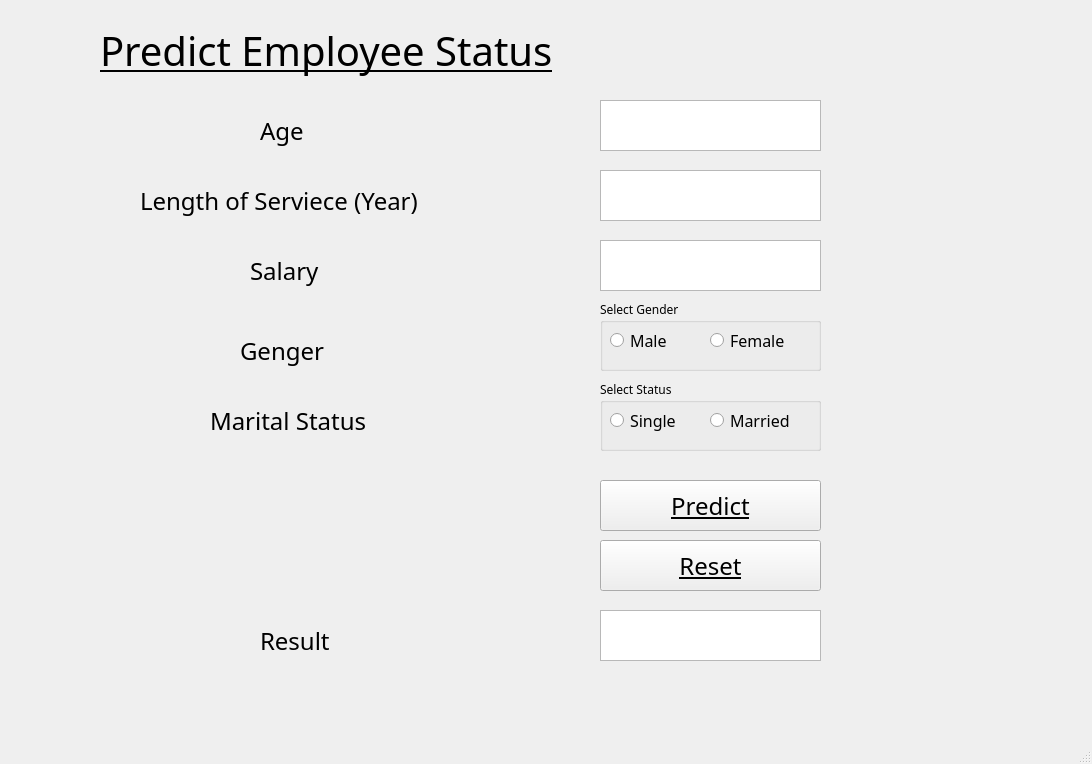
<?xml version="1.0" encoding="UTF-8"?>
<ui version="4.0">
 <class>MainWindow</class>
 <widget class="QMainWindow" name="MainWindow">
  <property name="geometry">
   <rect>
    <x>0</x>
    <y>0</y>
    <width>1092</width>
    <height>764</height>
   </rect>
  </property>
  <property name="font">
   <font>
    <family>MS Shell Dlg 2</family>
   </font>
  </property>
  <property name="windowTitle">
   <string>MainWindow</string>
  </property>
  <property name="toolButtonStyle">
   <enum>Qt::ToolButtonIconOnly</enum>
  </property>
  <widget class="QWidget" name="centralwidget">
   <widget class="QLabel" name="lbAge">
    <property name="geometry">
     <rect>
      <x>260</x>
      <y>100</y>
      <width>91</width>
      <height>61</height>
     </rect>
    </property>
    <property name="font">
     <font>
      <family>Impact</family>
      <pointsize>18</pointsize>
      <weight>50</weight>
      <italic>false</italic>
      <bold>false</bold>
     </font>
    </property>
    <property name="text">
     <string>Age</string>
    </property>
   </widget>
   <widget class="QTextEdit" name="tbAge">
    <property name="geometry">
     <rect>
      <x>600</x>
      <y>100</y>
      <width>221</width>
      <height>51</height>
     </rect>
    </property>
    <property name="font">
     <font>
      <family>Impact</family>
      <pointsize>20</pointsize>
     </font>
    </property>
   </widget>
   <widget class="QLabel" name="lbLength">
    <property name="geometry">
     <rect>
      <x>140</x>
      <y>170</y>
      <width>411</width>
      <height>61</height>
     </rect>
    </property>
    <property name="font">
     <font>
      <family>Impact</family>
      <pointsize>18</pointsize>
      <weight>50</weight>
      <italic>false</italic>
      <bold>false</bold>
     </font>
    </property>
    <property name="text">
     <string>Length of Serviece (Year)</string>
    </property>
   </widget>
   <widget class="QTextEdit" name="tbLength">
    <property name="geometry">
     <rect>
      <x>600</x>
      <y>170</y>
      <width>221</width>
      <height>51</height>
     </rect>
    </property>
    <property name="font">
     <font>
      <family>Impact</family>
      <pointsize>20</pointsize>
     </font>
    </property>
   </widget>
   <widget class="QLabel" name="lbSalary">
    <property name="geometry">
     <rect>
      <x>250</x>
      <y>240</y>
      <width>121</width>
      <height>61</height>
     </rect>
    </property>
    <property name="font">
     <font>
      <family>Impact</family>
      <pointsize>18</pointsize>
      <weight>50</weight>
      <italic>false</italic>
      <bold>false</bold>
     </font>
    </property>
    <property name="text">
     <string>Salary</string>
    </property>
   </widget>
   <widget class="QTextEdit" name="tbSalary">
    <property name="geometry">
     <rect>
      <x>600</x>
      <y>240</y>
      <width>221</width>
      <height>51</height>
     </rect>
    </property>
    <property name="font">
     <font>
      <family>Impact</family>
      <pointsize>20</pointsize>
     </font>
    </property>
   </widget>
   <widget class="QLabel" name="lbGender">
    <property name="geometry">
     <rect>
      <x>240</x>
      <y>320</y>
      <width>141</width>
      <height>61</height>
     </rect>
    </property>
    <property name="font">
     <font>
      <family>Impact</family>
      <pointsize>18</pointsize>
      <weight>50</weight>
      <italic>false</italic>
      <bold>false</bold>
     </font>
    </property>
    <property name="text">
     <string>Genger</string>
    </property>
   </widget>
   <widget class="QLabel" name="lbStatus">
    <property name="geometry">
     <rect>
      <x>210</x>
      <y>390</y>
      <width>181</width>
      <height>61</height>
     </rect>
    </property>
    <property name="font">
     <font>
      <family>Impact</family>
      <pointsize>18</pointsize>
      <weight>50</weight>
      <italic>false</italic>
      <bold>false</bold>
     </font>
    </property>
    <property name="text">
     <string>Marital Status</string>
    </property>
   </widget>
   <widget class="QPushButton" name="btPredeict">
    <property name="geometry">
     <rect>
      <x>600</x>
      <y>480</y>
      <width>221</width>
      <height>51</height>
     </rect>
    </property>
    <property name="font">
     <font>
      <family>Impact</family>
      <pointsize>18</pointsize>
      <weight>50</weight>
      <italic>false</italic>
      <bold>false</bold>
      <underline>true</underline>
      <strikeout>false</strikeout>
     </font>
    </property>
    <property name="text">
     <string>Predict</string>
    </property>
   </widget>
   <widget class="QPushButton" name="btReset">
    <property name="geometry">
     <rect>
      <x>600</x>
      <y>540</y>
      <width>221</width>
      <height>51</height>
     </rect>
    </property>
    <property name="font">
     <font>
      <family>Impact</family>
      <pointsize>18</pointsize>
      <underline>true</underline>
     </font>
    </property>
    <property name="text">
     <string>Reset</string>
    </property>
   </widget>
   <widget class="QLabel" name="lbTitle">
    <property name="geometry">
     <rect>
      <x>100</x>
      <y>20</y>
      <width>861</width>
      <height>61</height>
     </rect>
    </property>
    <property name="font">
     <font>
      <family>Ravie</family>
      <pointsize>30</pointsize>
      <underline>true</underline>
     </font>
    </property>
    <property name="text">
     <string>Predict Employee Status</string>
    </property>
   </widget>
   <widget class="QGroupBox" name="gbGender">
    <property name="geometry">
     <rect>
      <x>600</x>
      <y>300</y>
      <width>221</width>
      <height>71</height>
     </rect>
    </property>
    <property name="font">
     <font>
      <family>Impact</family>
     </font>
    </property>
    <property name="title">
     <string>Select Gender</string>
    </property>
    <widget class="QRadioButton" name="rdbtMale">
     <property name="geometry">
      <rect>
       <x>10</x>
       <y>30</y>
       <width>81</width>
       <height>20</height>
      </rect>
     </property>
     <property name="font">
      <font>
       <family>Impact</family>
       <pointsize>12</pointsize>
      </font>
     </property>
     <property name="text">
      <string>Male</string>
     </property>
    </widget>
    <widget class="QRadioButton" name="rdbtFemale">
     <property name="geometry">
      <rect>
       <x>110</x>
       <y>30</y>
       <width>91</width>
       <height>20</height>
      </rect>
     </property>
     <property name="font">
      <font>
       <family>Impact</family>
       <pointsize>12</pointsize>
      </font>
     </property>
     <property name="text">
      <string>Female</string>
     </property>
    </widget>
   </widget>
   <widget class="QGroupBox" name="gbStatus">
    <property name="geometry">
     <rect>
      <x>600</x>
      <y>380</y>
      <width>221</width>
      <height>71</height>
     </rect>
    </property>
    <property name="font">
     <font>
      <family>Impact</family>
     </font>
    </property>
    <property name="title">
     <string>Select Status</string>
    </property>
    <widget class="QRadioButton" name="rdbtSingle">
     <property name="geometry">
      <rect>
       <x>10</x>
       <y>30</y>
       <width>101</width>
       <height>21</height>
      </rect>
     </property>
     <property name="font">
      <font>
       <family>Impact</family>
       <pointsize>12</pointsize>
      </font>
     </property>
     <property name="text">
      <string>Single</string>
     </property>
    </widget>
    <widget class="QRadioButton" name="rdbtMarried">
     <property name="geometry">
      <rect>
       <x>110</x>
       <y>30</y>
       <width>95</width>
       <height>20</height>
      </rect>
     </property>
     <property name="font">
      <font>
       <family>Impact</family>
       <pointsize>12</pointsize>
      </font>
     </property>
     <property name="text">
      <string>Married</string>
     </property>
    </widget>
   </widget>
   <widget class="QTextBrowser" name="tbResult">
    <property name="geometry">
     <rect>
      <x>600</x>
      <y>610</y>
      <width>221</width>
      <height>51</height>
     </rect>
    </property>
    <property name="font">
     <font>
      <family>Impact</family>
     </font>
    </property>
   </widget>
   <widget class="QLabel" name="lbResult">
    <property name="geometry">
     <rect>
      <x>260</x>
      <y>610</y>
      <width>121</width>
      <height>61</height>
     </rect>
    </property>
    <property name="font">
     <font>
      <family>Impact</family>
      <pointsize>18</pointsize>
      <weight>50</weight>
      <italic>false</italic>
      <bold>false</bold>
     </font>
    </property>
    <property name="text">
     <string>Result</string>
    </property>
   </widget>
  </widget>
  <widget class="QMenuBar" name="menubar">
   <property name="geometry">
    <rect>
     <x>0</x>
     <y>0</y>
     <width>1092</width>
     <height>26</height>
    </rect>
   </property>
  </widget>
  <widget class="QStatusBar" name="statusbar"/>
 </widget>
 <resources/>
 <connections/>
</ui>
